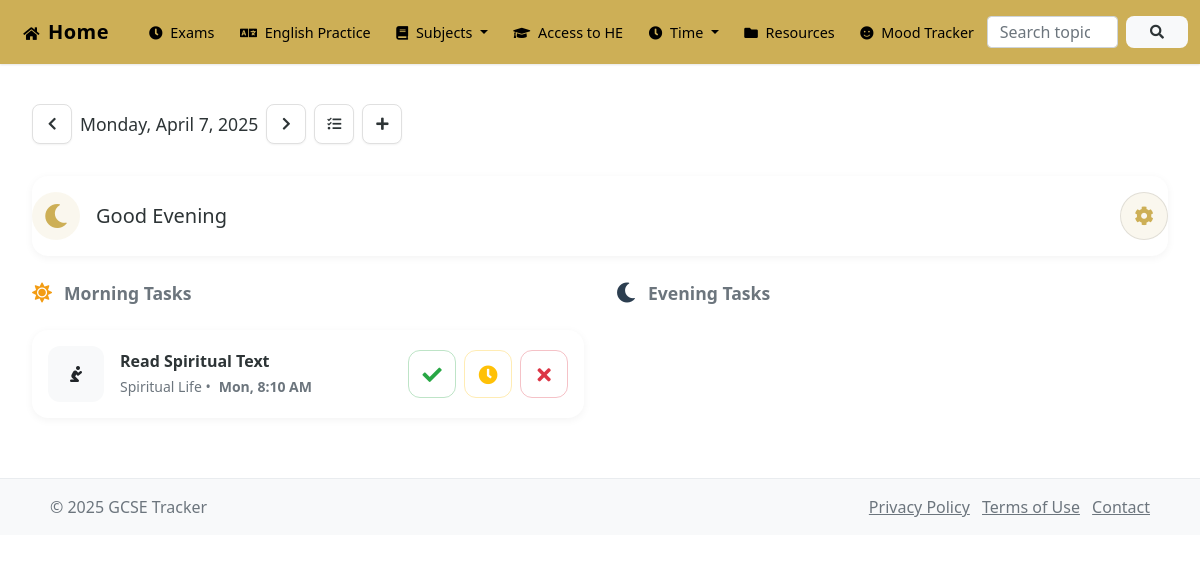
Page /pages/tasks/index.php?date=2025-04-07 on the earlier database version.
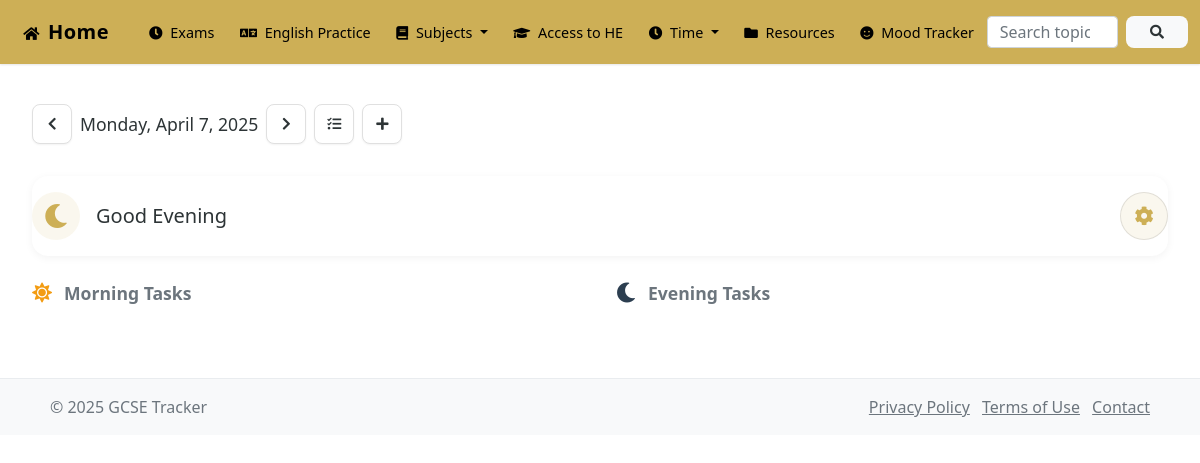
Same page on the later database version.
### tables this page shows
CREATE TABLE `tasks` (
  `id` int(11) NOT NULL,
  `category_id` int(11) NOT NULL,
  `parent_task_id` int(11) DEFAULT NULL COMMENT 'For subtasks - references parent task',
  `title` varchar(255) NOT NULL,
  `description` text DEFAULT NULL,
  `task_type` enum('one-time','recurring') NOT NULL DEFAULT 'one-time',
  `priority` enum('low','medium','high') NOT NULL DEFAULT 'medium',
  `estimated_duration` int(11) DEFAULT 0 COMMENT 'Estimated duration in minutes',
  `due_date` date DEFAULT NULL,
  `due_time` time DEFAULT NULL,
  `status` enum('pending','in_progress','completed','not_done','snoozed') DEFAULT 'pending',
  `completion_percentage` decimal(5,2) DEFAULT 0.00,
  `is_active` tinyint(1) DEFAULT 1,
  `created_at` timestamp NOT NULL DEFAULT current_timestamp(),
  `updated_at` timestamp NOT NULL DEFAULT current_timestamp() ON UPDATE current_timestamp()
);

CREATE TABLE `task_categories` (
  `id` int(11) NOT NULL,
  `name` varchar(50) NOT NULL,
  `description` text DEFAULT NULL,
  `icon` varchar(50) DEFAULT 'fas fa-tasks' COMMENT 'Font Awesome icon class name',
  `color` varchar(7) DEFAULT '#6c757d',
  `display_order` int(11) DEFAULT 0,
  `is_active` tinyint(1) DEFAULT 1,
  `created_at` timestamp NOT NULL DEFAULT current_timestamp(),
  `updated_at` timestamp NOT NULL DEFAULT current_timestamp() ON UPDATE current_timestamp()
);

### pages/tasks/index.php (the view, shortened to what the changed rows need)
<?php
require_once '../../includes/header.php';
require_once '../../includes/db_connect.php';
$selectedDate = isset($_GET['date']) ? $_GET['date'] : date('Y-m-d');
$query = "SELECT
            t.id, t.title, t.description, t.due_date, t.due_time, t.task_type, t.priority,
            c.name as category_name, c.icon as category_icon, c.color as category_color,
            COALESCE(ti.status, t.status) as status
          FROM tasks t
          JOIN task_categories c ON t.category_id = c.id
          LEFT JOIN task_instances ti ON t.id = ti.task_id
              AND ti.due_date = ?
              AND ti.status = 'pending'
          WHERE t.is_active = 1
          AND (
              (t.task_type = 'one-time' AND t.status = 'pending' AND t.due_date = ?)
              OR
              (t.task_type = 'recurring' AND ti.id IS NOT NULL)
          )
          ORDER BY t.due_time ASC";
$stmt = $conn->prepare($query);
$stmt->bind_param('ss', $selectedDate, $selectedDate);
$stmt->execute();
$result = $stmt->get_result();
$morning_tasks = [];
$evening_tasks = [];
while ($task = $result->fetch_assoc()) {
    $task_hour = date('H', strtotime($task['due_time']));
    if ($task_hour < 12) {
        $morning_tasks[] = $task;
    } else {
        $evening_tasks[] = $task;
    }
}
?>
<div class="container-fluid">
    <div class="row g-4">
        <div class="col-lg-6">
            <div class="d-flex flex-column gap-3">
                <?php foreach ($morning_tasks as $task): ?>
                <div class="task-card">
                    <div class="task-left">
                        <div class="task-icon">
                            <i class="<?php echo $task['category_icon']; ?>"></i>
                        </div>
                        <div class="task-content">
                            <h3><?php echo htmlspecialchars($task['title']); ?></h3>
                            <div class="task-meta">
                                <?php echo htmlspecialchars($task['category_name']); ?> •
                                <time>
                                    <?php
                                    $dueDateTime = new DateTime($task['due_date'] . ' ' . $task['due_time']);
                                    echo $dueDateTime->format('D') . ', ' . date('g:i A', strtotime($task['due_time']));
                                    ?>
                                </time>
                            </div>
                        </div>
                    </div>
                    <div class="task-actions">
                        <button type="button"
                                class="action-btn done-btn"
                                onclick="handleTaskAction(<?php echo $task['id']; ?>, 'done')"
                                title="Mark as Done">
                            <i class="fas fa-check"></i>
                        </button>
                        <?php
                        $dueDateTime = new DateTime($task['due_date'] . ' ' . $task['due_time']);
                        $now = new DateTime();
                        $isSnoozeEnabled = $dueDateTime <= $now;
                        ?>
                        <button type="button"
                                class="action-btn snooze-btn"
                                onclick="handleTaskAction(<?php echo $task['id']; ?>, 'snooze')"
                                title="Snooze Task"
                                style="display: <?php echo $isSnoozeEnabled ? 'flex' : 'none'; ?>"
                                data-task-id="<?php echo $task['id']; ?>"
                                data-due-time="<?php echo $task['due_time']; ?>"
                                data-due-date="<?php echo $task['due_date']; ?>">
                            <i class="fas fa-clock"></i>
                        </button>
                        <button type="button"
                                class="action-btn cancel-btn"
                                onclick="handleTaskAction(<?php echo $task['id']; ?>, 'cancel')"
                                title="Cancel Task">
                            <i class="fas fa-times"></i>
                        </button>
                    </div>
                </div>
                <?php endforeach; ?>
            </div>
        </div>
    </div>
</div>
<?php require_once '../../includes/footer.php'; ?>

Differences in the rows shown:
removed tasks: title "Read Spiritual Text", task_categories.name "Spiritual Life", $dueDateTime->format('D') "Mon", due_time "8:10 AM"
